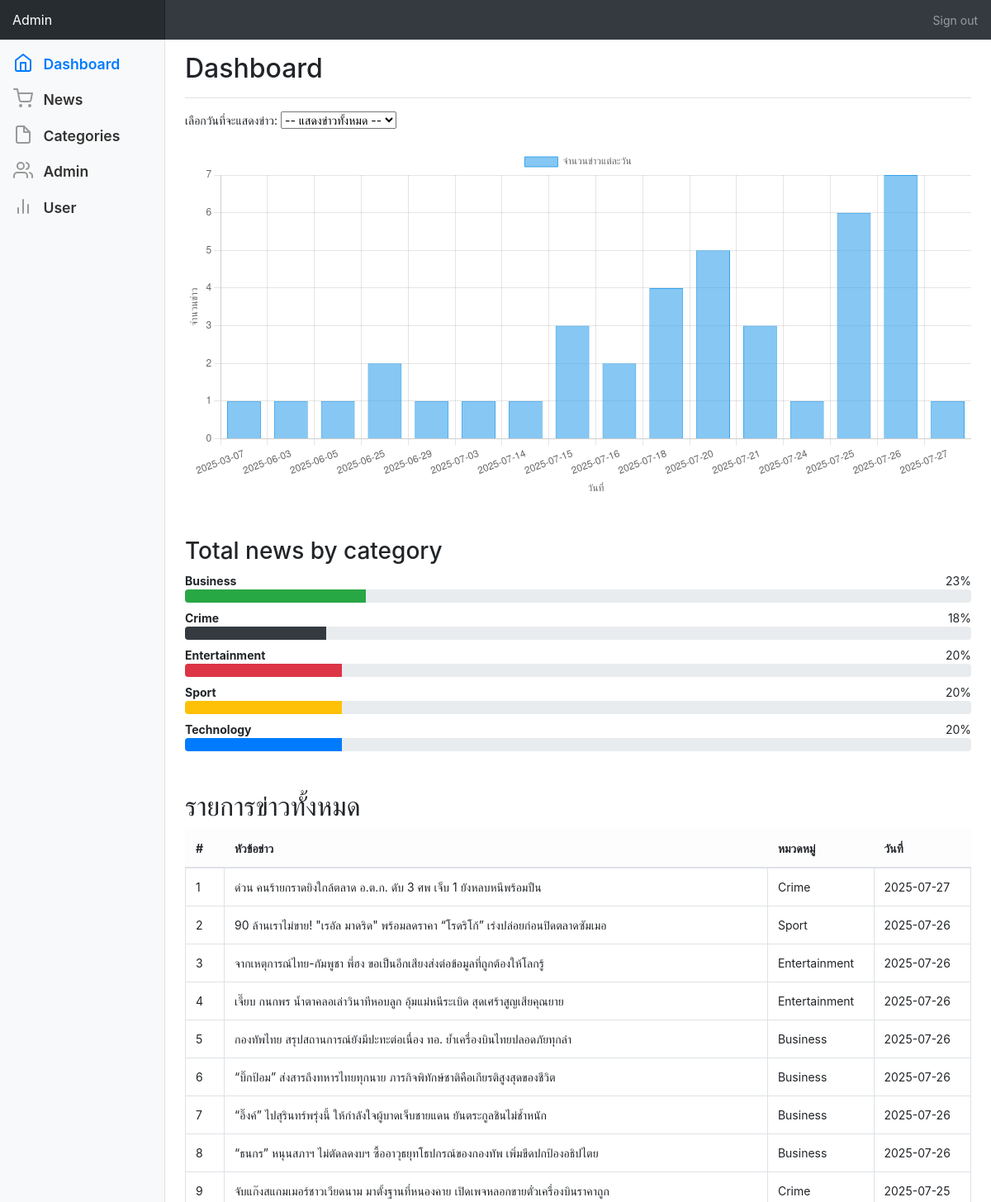
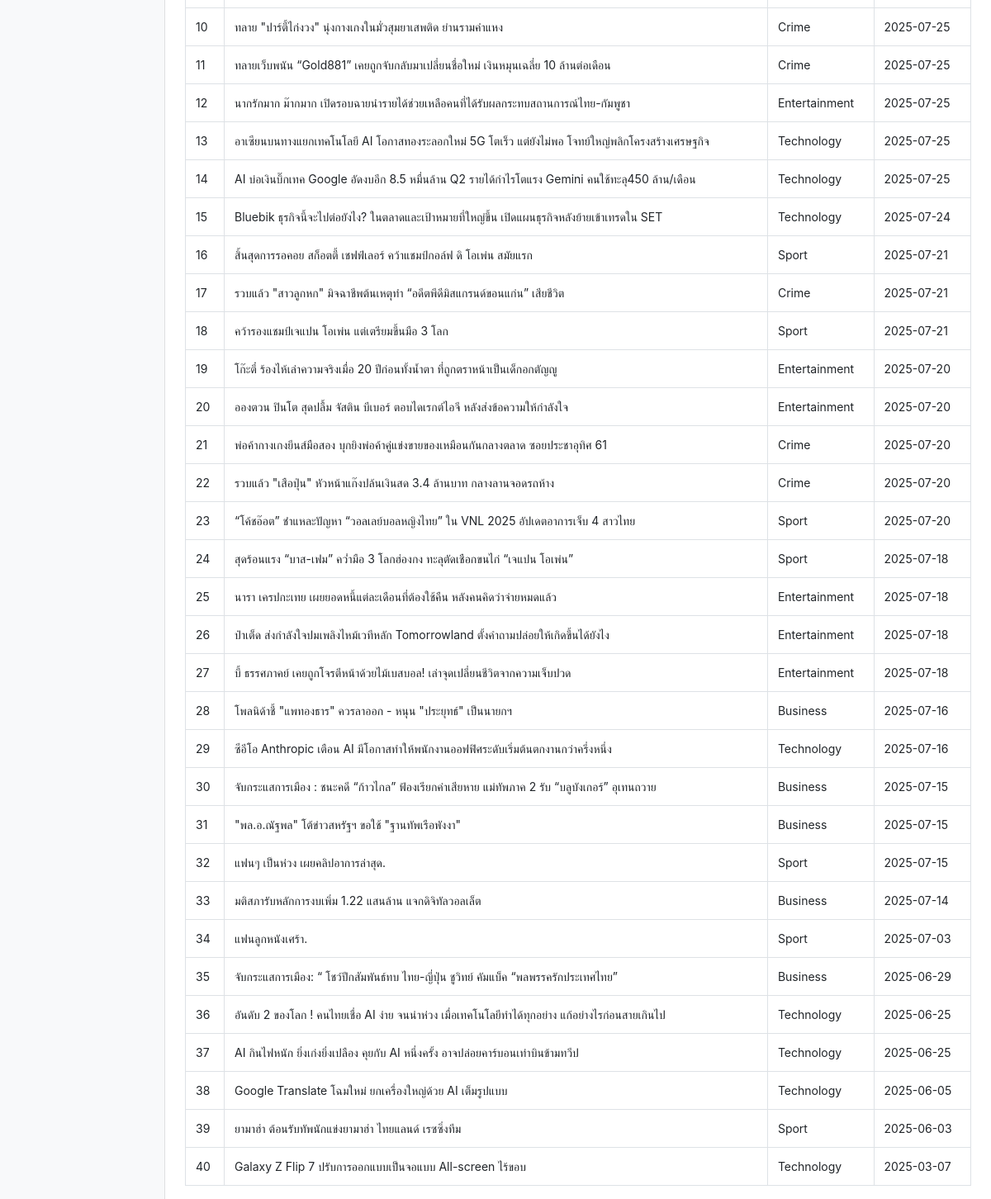
Page /admin/homeadmin.php (signed in) on the committed database (2 pictures, top to bottom).
### tables this page shows
CREATE TABLE `news` (
  `id` int(100) NOT NULL,
  `title` varchar(255) NOT NULL,
  `description` text NOT NULL,
  `date` date NOT NULL,
  `category` varchar(100) NOT NULL,
  `thumbnail` varchar(255) NOT NULL
);

### admin/homeadmin.php (the view, shortened to what this page needs)
<?php
include("../include/header.php");
include("../db2/connection.php");
$selectedDate = $_GET['date'] ?? null;
if ($selectedDate) {
    $selectedDate = mysqli_real_escape_string($conn, $selectedDate);
    $sql_graph = "SELECT category, COUNT(*) as news_count
                  FROM news
                  WHERE DATE(date) = '$selectedDate'
                  GROUP BY category";
    $result_graph = mysqli_query($conn, $sql_graph);
    $categories = [];
    $counts = [];
    while ($row = mysqli_fetch_assoc($result_graph)) {
        $categories[] = $row['category'];
        $counts[] = (int)$row['news_count'];
    }
    $sql_news = "SELECT id, title, category, date FROM news WHERE DATE(date) = '$selectedDate' ORDER BY date DESC";
    $result_news = mysqli_query($conn, $sql_news);
} else {
    $sql_graph = "SELECT DATE(date) as news_date, COUNT(*) as news_count
                  FROM news
                  GROUP BY DATE(date)
                  ORDER BY DATE(date) ASC";
    $result_graph = mysqli_query($conn, $sql_graph);
    $categories = [];
    $counts = [];
    while ($row = mysqli_fetch_assoc($result_graph)) {
        $categories[] = $row['news_date'];
        $counts[] = (int)$row['news_count'];
    }
    $sql_news = "SELECT id, title, category, date FROM news ORDER BY date DESC";
    $result_news = mysqli_query($conn, $sql_news);
}
?>
<main role="main" class="col-md-9 ml-sm-auto col-lg-10 pt-3 px-4">
  <div class="d-flex justify-content-between flex-wrap flex-md-nowrap align-items-center pb-2 mb-3 border-bottom">
    <h1 class="h2">Dashboard</h1>
  </div>
  <form method="GET" class="mb-3">
    <label for="dateSelect" class="form-label">เลือกวันที่จะแสดงข่าว:</label>
    <select name="date" id="dateSelect" class="form-select" onchange="this.form.submit()">
      <option value="">-- แสดงข่าวทั้งหมด --</option>
    </select>
  </form>
  <canvas id="myChart" width="900" height="400"></canvas>
  <?php
if (!$selectedDate) {
    $sql_total_by_category = "SELECT category, COUNT(*) as total FROM news GROUP BY category";
    $result_total_by_category = mysqli_query($conn, $sql_total_by_category);
    $totalNews = 0;
    $categoryData = [];
    while ($row = mysqli_fetch_assoc($result_total_by_category)) {
        $category = $row['category'];
        $count = (int)$row['total'];
        $totalNews += $count;
        $categoryData[] = ['category' => $category, 'count' => $count];
    }
?>
  <h3 class="mt-5"> Total news by category</h3>
  <?php foreach ($categoryData as $item):
      $percent = round(($item['count'] / $totalNews) * 100);
      $category = htmlspecialchars($item['category']);
      switch (strtolower($category)) {
          case 'business': $barColor = 'bg-success'; break;
          case 'sport': $barColor = 'bg-warning'; break;
          case 'technology': $barColor = 'bg-primary'; break;
          case 'entertainment': $barColor = 'bg-danger'; break;
          case 'crime': $barColor = 'bg-dark'; break;
      }
  ?>
    <div class="mb-2">
      <div class="d-flex justify-content-between">
        <strong><?= $category ?></strong>
        <span><?= $percent ?>%</span>
      </div>
      <div class="progress">
        <div class="progress-bar <?= $barColor ?>" role="progressbar" style="width: <?= $percent ?>%;" aria-valuenow="<?= $percent ?>" aria-valuemin="0" aria-valuemax="100"></div>
      </div>
    </div>
  <?php endforeach; ?>
<?php } ?>
  <h2 class="mt-5"><?= $selectedDate ? "รายการข่าววันที่ ".htmlspecialchars($selectedDate) : "รายการข่าวทั้งหมด" ?></h2>
  <div class="table-responsive">
    <table class="table table-bordered table-hover">
      <thead class="table-light">
        <tr>
          <th>#</th>
          <th>หัวข้อข่าว</th>
          <th>หมวดหมู่</th>
          <th>วันที่</th>
        </tr>
      </thead>
      <tbody>
        <?php
        $i = 1;
        if ($result_news && mysqli_num_rows($result_news) > 0) {
          while ($news = mysqli_fetch_assoc($result_news)) {
              echo "<tr>";
              echo "<td>" . $i++ . "</td>";
              echo "<td>" . htmlspecialchars($news['title']) . "</td>";
              echo "<td>" . htmlspecialchars($news['category']) . "</td>";
              echo "<td>" . htmlspecialchars($news['date']) . "</td>";
              echo "</tr>";
          }
        } else {
          echo "<tr><td colspan='4' class='text-center'>ไม่มีข่าวในระบบ</td></tr>";
        }
        ?>
      </tbody>
    </table>
  </div>
</main>
<script>
  const labels = <?= json_encode($categories); ?>;
  const dataCounts = <?= json_encode($counts); ?>;
  const ctx = document.getElementById('myChart').getContext('2d');
  const myChart = new Chart(ctx, {
    type: 'bar',
    data: {
      labels: labels.length ? labels : ['ไม่มีข้อมูล'],
      datasets: [{
        label: 'จำนวนข่าว<?= $selectedDate ? " วันที่ ".htmlspecialchars($selectedDate) : "แต่ละวัน" ?>',
        data: dataCounts.length ? dataCounts : [0],
        backgroundColor: 'rgba(54, 162, 235, 0.6)',
        borderColor: 'rgba(54, 162, 235, 1)',
        borderWidth: 1
      }]
    },
    options: {
      scales: {
        y: {
          beginAtZero: true,
          ticks: {
            stepSize: 1,
            precision: 0
          },
          title: {
            display: true,
            text: 'จำนวนข่าว'
          }
        },
        x: {
          title: {
            display: true,
            text: '<?= $selectedDate ? "หมวดหมู่ข่าว" : "วันที่" ?>'
          }
        }
      }
    }
  });
</script>
<?php include("../include/footer.php"); ?>

### admin/dashboard.css (style rules this page uses)
body { font-size: .875rem; }
.border-bottom { border-bottom: 1px solid #e5e5e5; }

### rows in the picture
news: title "ด่วน คนร้ายกราดยิงใกล้ตลาด อ.ต.ก. ดับ 3 ศพ เจ็บ 1 ยังหลบหนีพร้อมปืน", category "Crime", date "2025-07-27"
news: title "90 ล้านเราไม่ขาย! \"เรอัล มาดริด\" พร้อมลดราคา “โรดริโก้” เร่งปล่อยก่อนปิดตลาดซัมเมอ", category "Sport", date "2025-07-26"
news: title "จากเหตุการณ์ไทย-กัมพูชา พี่ฮง ขอเป็นอีกเสียงส่งต่อข้อมูลที่ถูกต้องให้โลกรู้", category "Entertainment", date "2025-07-26"
news: title "เจี๊ยบ กนกพร น้ำตาคลอเล่าวินาทีหอบลูก อุ้มแม่หนีระเบิด สุดเศร้าสูญเสียคุณยาย", category "Entertainment", date "2025-07-26"
news: title "กองทัพไทย สรุปสถานการณ์ยังมีปะทะต่อเนื่อง ทอ. ย้ำเครื่องบินไทยปลอดภัยทุกลำ", category "Business", date "2025-07-26"
news: title "“บิ๊กป้อม” ส่งสารถึงทหารไทยทุกนาย ภารกิจพิทักษ์ชาติคือเกียรติสูงสุดของชีวิต", category "Business", date "2025-07-26"
news: title "“อิ๊งค์” ไปสุรินทร์พรุ่งนี้ ให้กำลังใจผู้บาดเจ็บชายแดน ยันตระกูลชินไม่ช้ำหนัก", category "Business", date "2025-07-26"
news: title "“ธนกร” หนุนสภาฯ ไม่ตัดลดงบฯ ซื้ออาวุธยุทโธปกรณ์ของกองทัพ เพิ่มขีดปกป้องอธิปไตย", category "Business", date "2025-07-26"
news: title "จับแก๊งสแกมเมอร์ชาวเวียดนาม มาตั้งฐานที่หนองคาย เปิดเพจหลอกขายตั๋วเครื่องบินราคาถูก", category "Crime", date "2025-07-25"
news: title "ทลาย \"ปาร์ตี้ไก่งวง\" นุ่งกางเกงในมั่วสุมยาเสพติด ย่านรามคำแหง", category "Crime", date "2025-07-25"
news: title "ทลายเว็บพนัน “Gold881” เคยถูกจับกลับมาเปลี่ยนชื่อใหม่ เงินหมุนเฉลี่ย 10 ล้านต่อเดือน", category "Crime", date "2025-07-25"
news: title "นากรักมาก ม๊ากมาก เปิดรอบฉายนำรายได้ช่วยเหลือคนที่ได้รับผลกระทบสถานการณ์ไทย-กัมพูชา", category "Entertainment", date "2025-07-25"
news: title "อาเซียนบนทางแยกเทคโนโลยี AI โอกาสทองระลอกใหม่ 5G โตเร็ว แต่ยังไม่พอ โจทย์ใหญ่พลิกโครงสร้างเศรษฐกิจ", category "Technology", date "2025-07-25"
news: title "AI บ่อเงินบิ๊กเทค Google อัดงบอีก 8.5 หมื่นล้าน Q2 รายได้กำไรโตแรง Gemini คนใช้ทะลุ450 ล้าน/เดือน", category "Technology", date "2025-07-25"
news: title "Bluebik ธุรกิจนี้จะไปต่อยังไง? ในตลาดและเป้าหมายที่ใหญ่ขึ้น เปิดแผนธุรกิจหลังย้ายเข้าเทรดใน SET", category "Technology", date "2025-07-24"
news: title "สิ้นสุดการรอคอย สก็อตตี้ เชฟฟ์เลอร์ คว้าแชมป์กอล์ฟ ดิ โอเพ่น สมัยแรก", category "Sport", date "2025-07-21"
news: title "รวบแล้ว \"สาวลูกหก\" มิจฉาชีพต้นเหตุทำ “อดีตพีดีมิสแกรนด์ขอนแก่น” เสียชีวิต", category "Crime", date "2025-07-21"
news: title "คว้ารองแชมป์เจแปน โอเพ่น แต่เตรียมขึ้นมือ 3 โลก", category "Sport", date "2025-07-21"
news: title "โก๊ะตี๋ ร้องไห้เล่าความจริงเมื่อ 20 ปีก่อนทั้งน้ำตา ที่ถูกตราหน้าเป็นเด็กอกตัญญู", category "Entertainment", date "2025-07-20"
news: title "อองตวน ปินโต สุดปลื้ม จัสติน บีเบอร์ ตอบไดเรกต์ไอจี หลังส่งข้อความให้กำลังใจ", category "Entertainment", date "2025-07-20"
news: title "พ่อค้ากางเกงยีนส์มือสอง บุกยิงพ่อค้าคู่แข่งขายของเหมือนกันกลางตลาด ซอยประชาอุทิศ 61", category "Crime", date "2025-07-20"
news: title "รวบแล้ว \"เสือปุ่น\" หัวหน้าแก๊งปล้นเงินสด 3.4 ล้านบาท กลางลานจอดรถห้าง", category "Crime", date "2025-07-20"
news: title "“โค้ชอ๊อต” ชำแหละปัญหา “วอลเลย์บอลหญิงไทย” ใน VNL 2025 อัปเดตอาการเจ็บ 4 สาวไทย", category "Sport", date "2025-07-20"
news: title "สุดร้อนแรง “บาส-เฟม” คว่ำมือ 3 โลกฮ่องกง ทะลุตัดเชือกขนไก่ “เจแปน โอเพ่น”", category "Sport", date "2025-07-18"
news: title "นารา เครปกะเทย เผยยอดหนี้แต่ละเดือนที่ต้องใช้คืน หลังคนคิดว่าจ่ายหมดแล้ว", category "Entertainment", date "2025-07-18"
news: title "ป๋าเต็ด ส่งกำลังใจปมเพลิงไหม้เวทีหลัก Tomorrowland ตั้งคำถามปล่อยให้เกิดขึ้นได้ยังไง", category "Entertainment", date "2025-07-18"
news: title "บี้ ธรรศภาคย์ เคยถูกโจรตีหน้าด้วยไม้เบสบอล! เล่าจุดเปลี่ยนชีวิตจากความเจ็บปวด", category "Entertainment", date "2025-07-18"
news: title "โพลนิด้าชี้ \"แพทองธาร\" ควรลาออก - หนุน \"ประยุทธ์\" เป็นนายกฯ", category "Business", date "2025-07-16"
news: title "ซีอีโอ Anthropic เตือน AI มีโอกาสทำให้พนักงานออฟฟิศระดับเริ่มต้นตกงานกว่าครึ่งหนึ่ง", category "Technology", date "2025-07-16"
news: title "จับกระแสการเมือง : ชนะคดี “ก้าวไกล” ฟ้องเรียกค่าเสียหาย แม่ทัพภาค 2 รับ “บลูบังเกอร์” อุเทนถวาย", category "Business", date "2025-07-15"
news: title "\"พล.อ.ณัฐพล\" โต้ข่าวสหรัฐฯ ขอใช้ \"ฐานทัพเรือพังงา\"", category "Business", date "2025-07-15"
news: title "แฟนๆ เป็นห่วง เผยคลิปอาการล่าสุด.", category "Sport", date "2025-07-15"
news: title "มติสภารับหลักการงบเพิ่ม 1.22 แสนล้าน แจกดิจิทัลวอลเล็ต", category "Business", date "2025-07-14"
news: title "แฟนลูกหนังเศร้า.", category "Sport", date "2025-07-03"
news: title "จับกระแสการเมือง: “ โชว์ปึกสัมพันธ์ทบ ไทย-ญี่ปุ่น ชูวิทย์ คัมแบ็ค “พลพรรครักประเทศไทย”", category "Business", date "2025-06-29"
news: title "อันดับ 2 ของโลก ! คนไทยเชื่อ AI ง่าย จนน่าห่วง เมื่อเทคโนโลยีทำได้ทุกอย่าง แก้อย่างไรก่อนสายเกินไป", category "Technology", date "2025-06-25"
news: title "AI กินไฟหนัก ยิ่งเก่งยิ่งเปลือง คุยกับ AI หนึ่งครั้ง อาจปล่อยคาร์บอนเท่าบินข้ามทวีป", category "Technology", date "2025-06-25"
news: title "Google Translate โฉมใหม่ ยกเครื่องใหญ่ด้วย AI เต็มรูปแบบ", category "Technology", date "2025-06-05"
news: title "ยามาฮ่า ต้อนรับทัพนักแข่งยามาฮ่า ไทยแลนด์ เรซซิ่งทีม", category "Sport", date "2025-06-03"
news: title "Galaxy Z Flip 7 ปรับการออกแบบเป็นจอแบบ All-screen ไร้ขอบ", category "Technology", date "2025-03-07"

### other values in the picture
$category "Business"
$percent "23"
$category "Crime"
$percent "18"
$category "Entertainment"
$percent "20"
$category "Sport"
$category "Technology"
chart data {{ json_encode($categories) }} ["2025-03-07","2025-06-03","2025-06-05","2025-06-25","2025-06-29","2025-07-03","2025-07-14","2025-07-15","2025-07-16","2025-07-18","2025-07-20","2025-07-21","2025-07-24","2025-07-25","2025-07-26","2025-07-27"]
chart data {{ json_encode($counts) }} [1,1,1,2,1,1,1,3,2,4,5,3,1,6,7,1]
